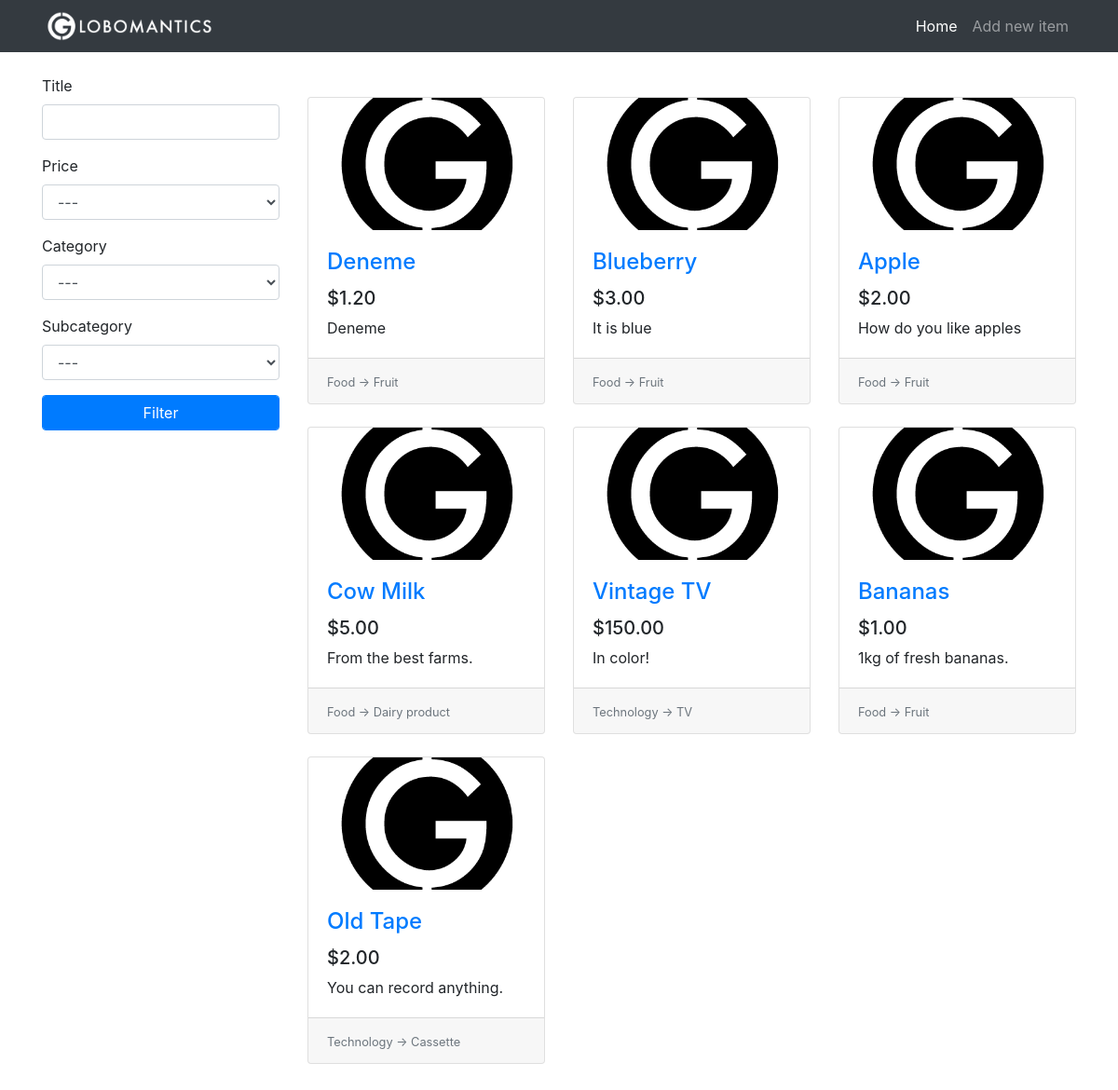
The app's page /, older data.
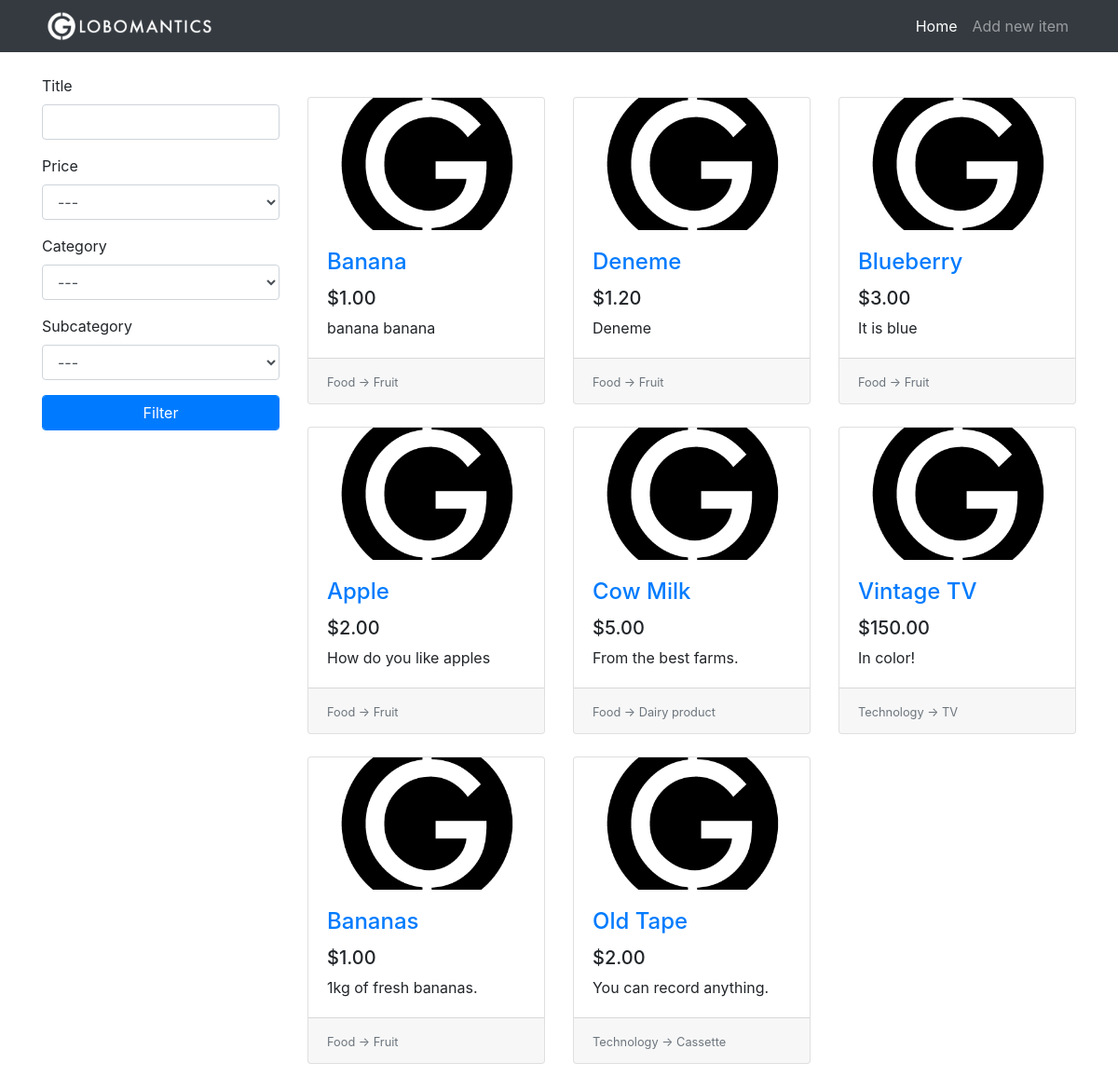
The same page, newer data.
### tables this page shows
CREATE TABLE items(
                    id              INTEGER PRIMARY KEY AUTOINCREMENT,
                    title           TEXT,
                    description     TEXT,
                    price           REAL,
                    image           TEXT,
                    category_id     INTEGER,
                    subcategory_id  INTEGER,
                    FOREIGN KEY(category_id) REFERENCES categories(id),
                    FOREIGN KEY(subcategory_id) REFERENCES subcategories(id)
);

CREATE TABLE categories(
                    id              INTEGER PRIMARY KEY AUTOINCREMENT,
                    name            TEXT
);

CREATE TABLE subcategories(
                    id              INTEGER PRIMARY KEY AUTOINCREMENT,
                    name            TEXT,
                    category_id     INTEGER,
                    FOREIGN KEY(category_id) REFERENCES categories(id)
);

### app.py (the view)
@app.route("/")
def home():
    conn = get_db()
    c = conn.cursor()
    form = FilterForm(request.args, meta={"csrf": False})
    c.execute("SELECT id, name FROM categories")
    categories = c.fetchall()
    categories.insert(0, (0, "---"))
    form.category.choices = categories
    c.execute("SELECT id, name FROM subcategories")
    subcategories = c.fetchall()
    subcategories.insert(0, (0, "---"))
    form.subcategory.choices = subcategories
    query = """SELECT
                    i.id, i.title, i.description, i.price, i.image, c.name, s.name
                    FROM
                    items AS i
                    INNER JOIN categories AS c ON i.category_id = c.id
                    INNER JOIN subcategories AS s ON i.subcategory_id = s.id
    """
    try:
        is_ajax = int(request.args["ajax"])
    except:
        is_ajax = 0
    if form.validate():
        filter_queries = []
        parameters = []
        if form.title.data.strip():
            filter_queries.append("i.title LIKE ?")
            parameters.append("%" + escape(form.title.data) + "%")
        if form.category.data:
            filter_queries.append("i.category_id = ?")
            parameters.append(form.category.data)
        if form.subcategory.data:
            filter_queries.append("i.subcategory_id = ?")
            parameters.append(form.subcategory.data)
        if filter_queries:
            query += " WHERE "
            query += " AND ".join(filter_queries)
        if form.price.data:
            if form.price.data == 1:
                query += " ORDER BY i.price DESC"
            else:
                query += " ORDER BY i.price"
        else:
            query += " ORDER BY i.id DESC"
        items_from_db = c.execute(query, tuple(parameters))
    else:
        items_from_db = c.execute(query + "ORDER BY i.id DESC")
    items = []
    for row in items_from_db:
        item = {
            "id": row[0],
            "title": row[1],
            "description": row[2],
            "price": row[3],
            "image": row[4],
            "category": row[5],
            "subcategory": row[6]
        }
        items.append(item)
    if is_ajax:
        return render_template("_items.html", items=items)
    return render_template("home.html", items=items, form=form)

### app.py
class FilterForm(FlaskForm):
    title = StringField("Title", validators=[Length(max=20)])
    price = SelectField("Price", coerce=int, choices=[(0, "---"), (1, "Max to Min"), (2, "Min to Max")])
    category = SelectField("Category", coerce=int)
    subcategory = SelectField("Subcategory", coerce=int)
    submit = SubmitField("Filter")

### app.py (called while the page is built)
def get_db():
    db = getattr(g, "_database", None)
    if db is None:
        db = g._database = sqlite3.connect("db/globomantics.db")
    return db

@app.teardown_appcontext
def close_connection(exception):
    db = getattr(g, "_database", None)
    if db is not None:
        db.close()

### templates/home.html (shortened to what this page needs)
{% extends 'base.html' %}
{% set active_page = 'home' %}
{% block content %}
  <div class="row">
    <div class="col-lg-3">
      <div class="my-4">
        <form class="filter-form" action="{{ url_for('home') }}" method="GET">
          <div class="form-group">
            {{ form.title.label }}
            {{ form.title(class="form-control") }}
          </div>
          <div class="form-group">
            {{ form.price.label }}
            {{ form.price(class="form-control") }}
          </div>
          <div class="form-group">
            {{ form.category.label }}
            {{ form.category(class="form-control category-filter") }}
          </div>
          <div class="form-group">
            {{ form.subcategory.label }}
            {{ form.subcategory(class="form-control") }}
          </div>
          {{ form.submit(class="btn btn-primary form-control") }}
        </form>
      </div>
    </div>
    <div class="col-lg-9">
      <div class="row my-5 card-wrapper">
        {% if items %}
        {% for item in items %}
        <div class="col-lg-4 col-md-6 mb-4">
          <div class="card h-100">
            <div class="embed-responsive embed-responsive-16by9">
              <a href="{{ url_for('item', item_id=item.id) }}">
                <img class="card-img-top embed-responsive-item" src="{% if item.image %}{{ url_for('uploads', filename=item.image) }}{% else %}{{ url_for('static', filename='images/placeholder.png') }}{% endif %}" alt="">
              </a>
            </div>
            <div class="card-body">
              <h4 class="card-title">
                <a href="{{ url_for('item', item_id=item.id) }}">{{ item.title }}</a>
              </h4>
              <h5>{{ "$%.2f" | format(item.price) }}</h5>
              <p class="card-text">{{ item.description | safe }}</p>
            </div>
            <div class="card-footer">
              <small class="text-muted">
                {{ item.category }} -> {{ item.subcategory }}
              </small>
            </div>
          </div>
        </div>
        {% endfor %}
        {% else %}
        <h1 class="offset-lg-3">No items to show.</h1>
        {% endif %}
      </div>
    </div>
  </div>
{% endblock %}

Row changes from the older to the newer data that the page shows:
added items: title "Banana", price "$1.00", description "banana banana", category "Food", subcategory "Fruit"
